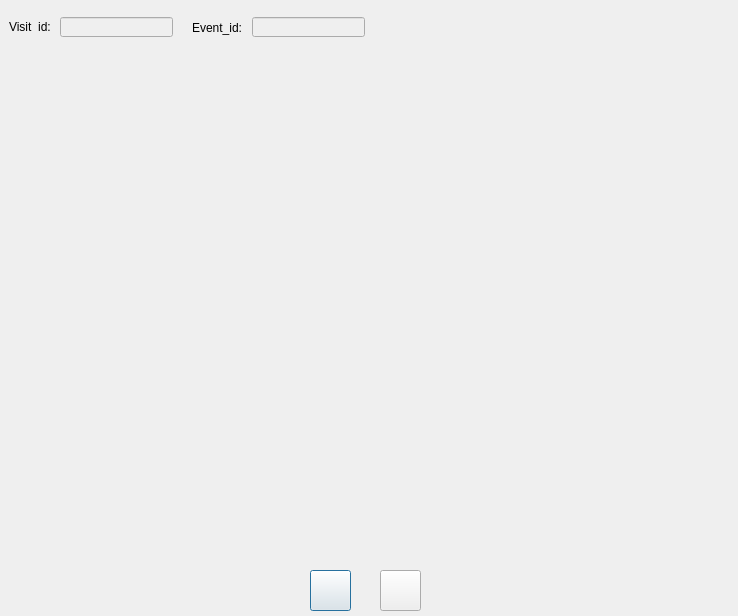
<?xml version="1.0" encoding="UTF-8"?>
<ui version="4.0">
 <class>gallery_zoom</class>
 <widget class="QDialog" name="gallery_zoom">
  <property name="geometry">
   <rect>
    <x>0</x>
    <y>0</y>
    <width>738</width>
    <height>616</height>
   </rect>
  </property>
  <property name="windowTitle">
   <string>Gallery zoom</string>
  </property>
  <widget class="QLabel" name="lbl_img_zoom">
   <property name="geometry">
    <rect>
     <x>10</x>
     <y>60</y>
     <width>711</width>
     <height>501</height>
    </rect>
   </property>
   <property name="text">
    <string/>
   </property>
   <property name="pixmap">
    <pixmap>ud_shape.png</pixmap>
   </property>
   <property name="scaledContents">
    <bool>true</bool>
   </property>
  </widget>
  <widget class="QLabel" name="label_2">
   <property name="geometry">
    <rect>
     <x>192</x>
     <y>20</y>
     <width>61</width>
     <height>16</height>
    </rect>
   </property>
   <property name="text">
    <string>Event_id: </string>
   </property>
  </widget>
  <widget class="QLineEdit" name="event_id">
   <property name="enabled">
    <bool>false</bool>
   </property>
   <property name="geometry">
    <rect>
     <x>252</x>
     <y>17</y>
     <width>113</width>
     <height>20</height>
    </rect>
   </property>
  </widget>
  <widget class="QLineEdit" name="visit_id">
   <property name="enabled">
    <bool>false</bool>
   </property>
   <property name="geometry">
    <rect>
     <x>60</x>
     <y>17</y>
     <width>113</width>
     <height>20</height>
    </rect>
   </property>
  </widget>
  <widget class="QLabel" name="label">
   <property name="geometry">
    <rect>
     <x>9</x>
     <y>20</y>
     <width>46</width>
     <height>13</height>
    </rect>
   </property>
   <property name="text">
    <string>Visit_id: </string>
   </property>
  </widget>
  <widget class="QPushButton" name="btn_slidePrevious">
   <property name="geometry">
    <rect>
     <x>310</x>
     <y>570</y>
     <width>41</width>
     <height>41</height>
    </rect>
   </property>
   <property name="text">
    <string/>
   </property>
   <property name="icon">
    <iconset>
     <normaloff>../icons/109.png</normaloff>../icons/109.png</iconset>
   </property>
  </widget>
  <widget class="QPushButton" name="btn_slideNext">
   <property name="geometry">
    <rect>
     <x>380</x>
     <y>570</y>
     <width>41</width>
     <height>41</height>
    </rect>
   </property>
   <property name="text">
    <string/>
   </property>
   <property name="icon">
    <iconset>
     <normaloff>../icons/108.png</normaloff>../icons/108.png</iconset>
   </property>
  </widget>
 </widget>
 <resources/>
 <connections/>
</ui>
